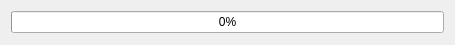
<?xml version="1.0" encoding="UTF-8"?>
<ui version="4.0">
 <class>TenantAccountRebuildDialog</class>
 <widget class="QDialog" name="TenantAccountRebuildDialog">
  <property name="geometry">
   <rect>
    <x>0</x>
    <y>0</y>
    <width>455</width>
    <height>45</height>
   </rect>
  </property>
  <property name="windowTitle">
   <string>Rebuilding tenant account</string>
  </property>
  <layout class="QGridLayout" name="gridLayout">
   <item row="0" column="0">
    <widget class="QProgressBar" name="prgProgress">
     <property name="value">
      <number>0</number>
     </property>
    </widget>
   </item>
  </layout>
 </widget>
 <resources/>
 <connections/>
</ui>
